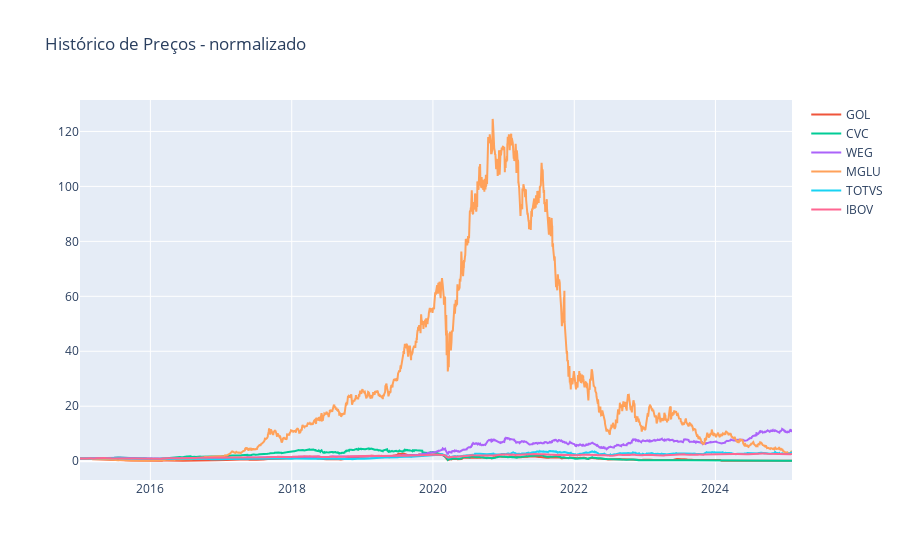

The cell this chart's notebook holds for it:
### Code cell
figura = px.line(title = "Histórico de Preços - normalizado")

for i in acoes_df_normalizado.columns[1:]:
    figura.add_scatter(x = acoes_df_normalizado['Date'], y = acoes_df_normalizado[i], name = i)
figura.show()

### Figure 1 — Plotly figure (JSON) as saved in the notebook; plotly's stock layout.template omitted (floating-point values rounded to 4 significant figures; data arrays with more than 128 entries replaced by an {"elided": "..."} marker saying what was removed)
{"data": [{"hovertemplate": "<extra></extra>", "legendgroup": "", "line": {"color": "#636efa", "dash": "solid"}, "marker": {"symbol": "circle"}, "mode": "lines", "name": "", "orientation": "v", "showlegend": false, "type": "scatter", "xaxis": "x", "yaxis": "y"}, {"name": "GOL", "type": "scatter", "x": {"elided": "2482 str values"}, "y": {"elided": "2482 float values"}}, {"name": "CVC", "type": "scatter", "x": {"elided": "2482 str values"}, "y": {"elided": "2482 float values"}}, {"name": "WEG", "type": "scatter", "x": {"elided": "2482 str values"}, "y": {"elided": "2482 float values"}}, {"name": "MGLU", "type": "scatter", "x": {"elided": "2482 str values"}, "y": {"elided": "2482 float values"}}, {"name": "TOTVS", "type": "scatter", "x": {"elided": "2482 str values"}, "y": {"elided": "2482 float values"}}, {"name": "IBOV", "type": "scatter", "x": {"elided": "2482 str values"}, "y": {"elided": "2482 float values"}}], "layout": {"legend": {"tracegroupgap": 0}, "title": {"text": "Histórico de Preços - normalizado"}, "xaxis": {"anchor": "y", "domain": [0, 1]}, "yaxis": {"anchor": "x", "domain": [0, 1]}}}
